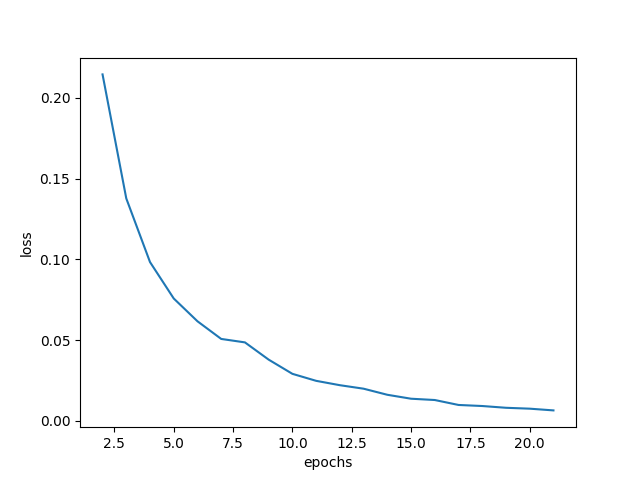

The script that drew this image:
#!/usr/bin/env python3
# -*- coding: utf-8 -*-
"""
Created on Sat Mar  2 12:54:19 2019

@author: sunyirong
"""

import tensorflow as tf
from tensorflow.examples.tutorials.mnist import input_data
import matplotlib.pyplot as plt


mnist = input_data.read_data_sets('../MNIST-data', one_hot=True)

BATCH_SIZE = 32
STEPS=mnist.train.num_examples//BATCH_SIZE
epochs = 20


x=tf.placeholder(tf.float32,shape=(None,784))
y_=tf.placeholder(tf.float32,shape=(None,10))

w1=tf.Variable(tf.random_normal([784,256],stddev=0.01))
b1=tf.Variable(tf.random_normal([256],stddev=0.01))
z1=tf.matmul(x,w1)+b1
a1=tf.nn.relu(z1)

#w2=tf.Variable(tf.random_normal([256,128],stddev=1))
#b2=tf.Variable(tf.random_normal([128],stddev=1))
#z2=tf.matmul(a1,w2)+b2
#a2=tf.nn.relu(z2)

w3 = tf.Variable(tf.random_normal([256,10],stddev=0.01))
b3 = tf.Variable(tf.random_normal([10],stddev=0.01))
y = tf.matmul(a1,w3)+b3

cross_entropy = tf.nn.softmax_cross_entropy_with_logits(logits=y,labels=y_)
loss=tf.reduce_mean(cross_entropy)
#train_step = tf.train.GradientDescentOptimizer(0.02).minimize(loss)

# 使用momentum优化器
train_step = tf.train.MomentumOptimizer(learning_rate = 0.01,momentum = 0.9).minimize(loss)

right_num=tf.equal(tf.argmax(y,1),tf.argmax(y_,1))
accuracy=tf.reduce_mean(tf.cast(right_num,tf.float32))

xlabel=[]
loss_label=[]
acc_label=[]


with tf.Session() as sess:
    init_op = tf.global_variables_initializer()
    sess.run(init_op)
    for i in range(1,epochs+1):
        for j in range(STEPS):
            xs,ys=mnist.train.next_batch(BATCH_SIZE)
            sess.run(train_step,feed_dict={x:xs,y_:ys})
#            if j%200 ==0:
#                total_loss = sess.run(loss,feed_dict={x:mnist.test.images,y_:mnist.test.labels})
#                print('    After %d steps,loss on all data is %g'%(j,total_loss))
#                if j!=0:
#                    xlabel.append(j+i*10)
#                    ylabel.append(total_loss)
        total_loss, total_acc= sess.run((loss,accuracy),feed_dict={x:mnist.train.images,y_:mnist.train.labels})
        xlabel.append(i+1)
        loss_label.append(total_loss)
        acc_label.append(total_acc)
        print("After %d epochs,loss on all data is %g,and the accuracy is %g"%(i,total_loss,total_acc))
      
plt.plot(xlabel,loss_label)
plt.xlabel('epochs')
plt.ylabel('loss')
plt.show()

            
         
            
            
            
            
            

            
            
        
